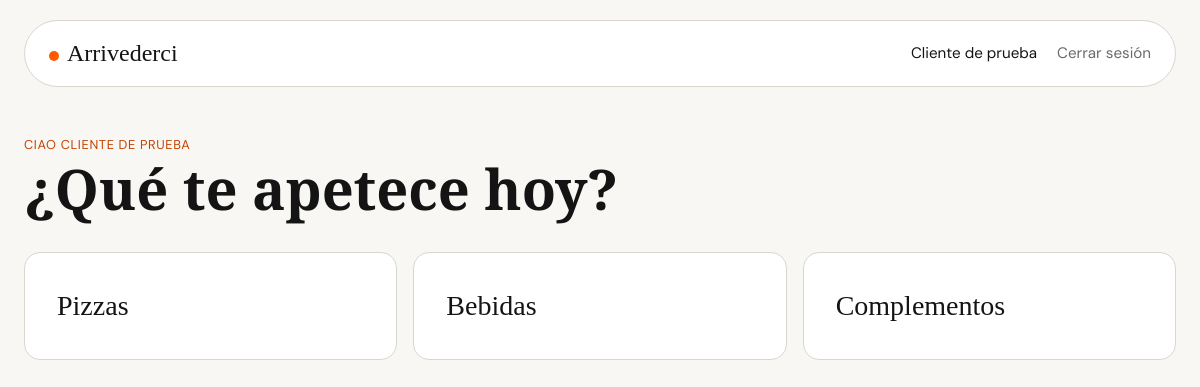
The app's page /categorias.php (signed in) with its own data.
### tables this page shows
CREATE TABLE IF NOT EXISTS categoria (
    ID_Categoria INT AUTO_INCREMENT PRIMARY KEY,
    Nombre       VARCHAR(45)  NOT NULL UNIQUE,
    Descripcion  VARCHAR(200)
);

### clases/Categoria.php (called while the page is built, shortened)
<?php
    class Categoria {
        private $id;
        private $nombre;
        public function __construct($id, $nombre) {
            $this->id = $id;
            $this->nombre = $nombre;
        }
        public function getId() {
            return $this->id;
        }
        public function getNombre() {
            return $this->nombre;
        }
        public static function todas(){
            $categorias = [];
            $bd = BD::conectar();
            $resultado = $bd->query("SELECT * FROM categoria");
            foreach($resultado as $fila){
                $categorias[] = new Categoria($fila["ID_Categoria"], $fila["Nombre"]);
            }
            return $categorias;
        }
    }
?>

### categorias.php (the view, shortened to what this page needs)
<?php
    require_once __DIR__ . '/clases/Categoria.php';
    $categorias = Categoria::todas();
?>
<!DOCTYPE html>
<html lang="es">
<head>
    <link rel="stylesheet" href="css/estilos.css">
</head>
<body>
    <header class="cabecera">
        <a class="marca" href="categorias.php">Arrivederci</a>
        <nav>
            <span><?= htmlspecialchars($_SESSION['nombre']) ?></span>
            <a href="logout.php">Cerrar sesión</a>
        </nav>
    </header>
    <main class="contenido">
        <p class="antetitulo">Ciao <?= htmlspecialchars($_SESSION['nombre']) ?></p>
        <h1>¿Qué te apetece hoy?</h1>
        <ul class="lista-categorias">
            <?php foreach($categorias as $categoria): ?>
                <li><a href="productos.php?categoria=<?= $categoria->getId() ?>"><?= htmlspecialchars($categoria->getNombre()) ?></a></li>
            <?php endforeach; ?>
        </ul>
    </main>
</body>
</html>

### css/estilos.css (style rules this page uses)
:root { --fondo: #f8f7f4; --tinta: #141414; --gris: #6b6b6b; --borde: #d9d6d0; --naranja: #ff5a00; --naranja-oscuro: #c24400; --naranja-suave: #fff1e8; --verde: #2e7d32; --error: #c62828; --blanco: #ffffff; --radio: 16px; --serif: "Playfair Display", Georgia, serif; --sans: "DM Sans", system-ui, sans-serif; }
* { box-sizing: border-box; }
body { margin: 0; font-family: var(--sans); color: var(--tinta); background: var(--fondo); line-height: 1.5; }
h1, h2 { margin: 0; }
a { color: inherit; }
.marca { font-family: var(--serif); font-size: 1.5rem; text-decoration: none; }
.cabecera { width: calc(100% - 3rem); max-width: 1232px; margin: 1.25rem auto 0; padding: 0.9rem 1.5rem; display: flex; align-items: center; justify-content: space-between; gap: 1rem; border: 1px solid var(--borde); border-radius: 999px; background: var(--blanco); }
.cabecera .marca::before { content: ""; display: inline-block; width: 10px; height: 10px; margin-right: 0.5rem; border-radius: 50%; background: var(--naranja); vertical-align: middle; }
.cabecera nav { display: flex; align-items: center; gap: 1.25rem; font-size: 0.95rem; }
.cabecera nav a { text-decoration: none; color: var(--gris); }
.contenido { max-width: 1280px; margin: 0 auto; padding: 3rem 1.5rem 4rem; }
.antetitulo { margin: 0 0 0.25rem; color: var(--naranja-oscuro); font-size: 0.8rem; text-transform: uppercase; letter-spacing: 0.05em; }
.contenido h1 { font-family: var(--serif); font-size: clamp(2.2rem, 5vw, 3.5rem); line-height: 1.1; margin-bottom: 2rem; }
.lista-categorias { list-style: none; margin: 0; padding: 0; display: grid; grid-template-columns: repeat(auto-fit, minmax(240px, 1fr)); gap: 1rem; }
.lista-categorias a { display: block; padding: 2rem; border: 1px solid var(--borde); border-radius: var(--radio); background: var(--blanco); font-family: var(--serif); font-size: 1.75rem; text-decoration: none; }

### records on screen
categoria: Nombre "Pizzas"
categoria: Nombre "Bebidas"
categoria: Nombre "Complementos"

### other values on screen
$_SESSION['nombre'] "Cliente de prueba"
$_SESSION['nombre'] "CLIENTE DE PRUEBA"
